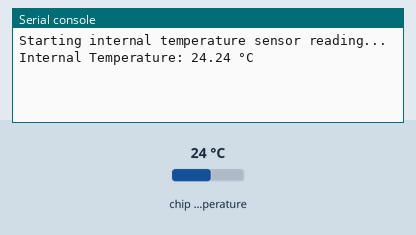
The program below on a simulated Raspberry Pi Pico running MicroPython. Parts: the last lines printed to the serial console. Inputs (shaded band) come from the test bench; at power-on: chip temperature 24 °C.

Above: at 1.2 s.
1.3 s: chip temperature set to 1 °C
At 5.6 s:
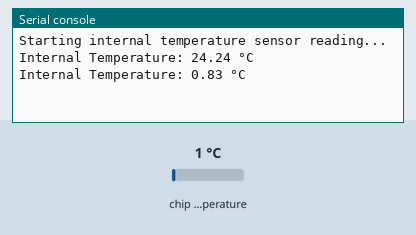
7.3 s: chip temperature set to 11 °C
At 10.6 s:
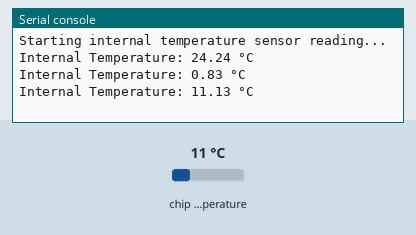
Timing chart, 0 to 12.1 s (numbered marks = the images above; inputs shaded):
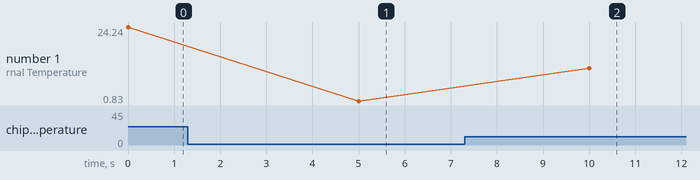

The program:

main.py
```python
# main.py -- runs after boot.py

import machine
import utime

# Define the temperature sensor ADC pin
# The internal temperature sensor is connected to ADC channel 4 on the Pico W.
temp_sensor = machine.ADC(4)

# Define a conversion factor for the ADC
# 3.3V is the reference voltage, and 65535 is the max 16-bit ADC reading.
conversion_factor = 3.3 / 65535.0

print("Starting internal temperature sensor reading...")

while True:
    try:
        # Read the raw ADC value from the sensor
        reading = temp_sensor.read_u16()

        # Convert the ADC reading to a voltage
        voltage = reading * conversion_factor

        # Convert the voltage to a temperature in degrees Celsius
        # The formula for temperature is specific to the Pico W's internal sensor.
        temperature = 27 - (voltage - 0.706) / 0.001721

        # Print the temperature value to the console, formatted to two decimal places
        print(f"Internal Temperature: {temperature:.2f} °C")

    except Exception as e:
        print(f"An error occurred: {e}")

    # Wait for 5 seconds before taking the next reading
    utime.sleep(5)

# Note: The temperature reading is based on the internal temperature sensor of the Raspberry Pi Pico W.
```

Measured:
- after the input at 1.3 s, the serial console: prints a new line after 3.7 s (image 1)
- after the input at 7.3 s, the serial console: prints a new line after 2.7 s (image 2)
- plotted number 1: 24.24 → 0.83 after the input at 1.3 s, 0.83 → 11.13 after the input at 7.3 s
